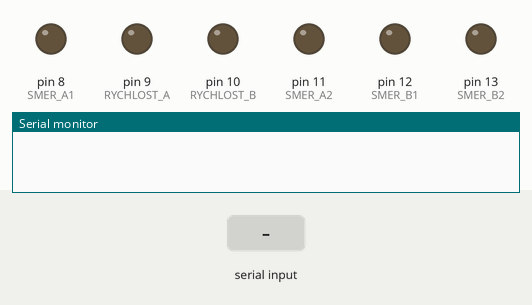
The sketch below on a simulated Arduino Uno, built with avr-gcc and run on an emulated ATmega328P. Shown: output pins drawn as LEDs (lit = HIGH), the last lines printed to the serial monitor. The inputs (shaded band) are chosen by the test bench.

Above: at 1.2 s.
1.3 s: "A" received over Serial
At 2.0 s:
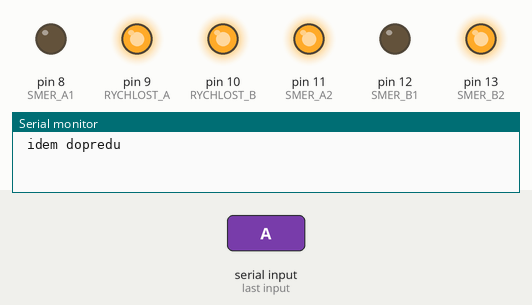
2.8 s: "B" received over Serial
At 3.1 s:
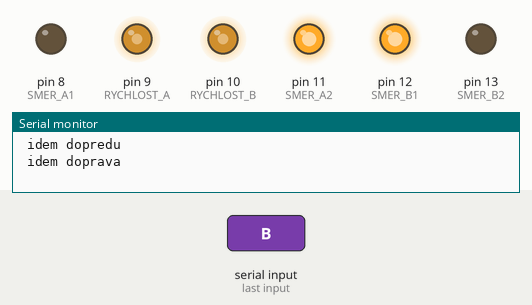
4.3 s: "C" received over Serial
At 5.4 s:
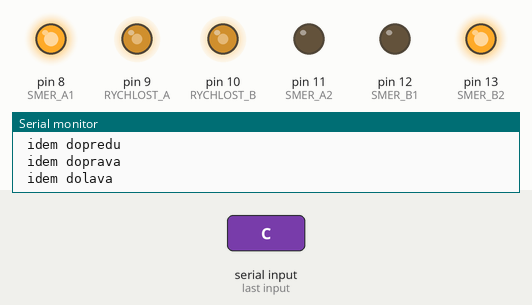
5.8 s: "D" received over Serial
At 6.6 s:
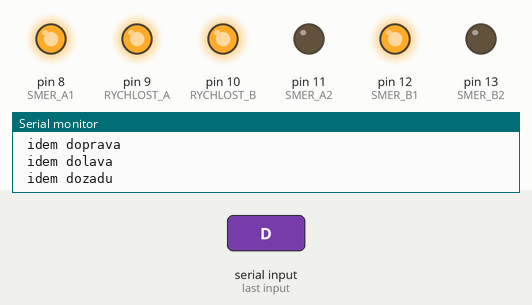
7.3 s: "E" received over Serial
At 7.7 s:
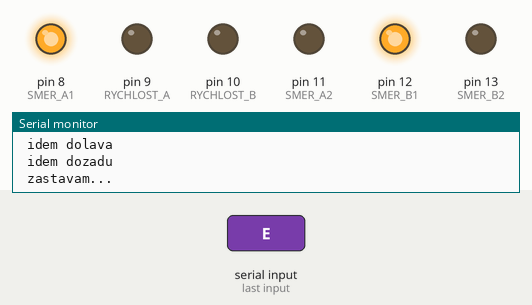
8.8 s: "A" received over Serial
At 10.1 s:
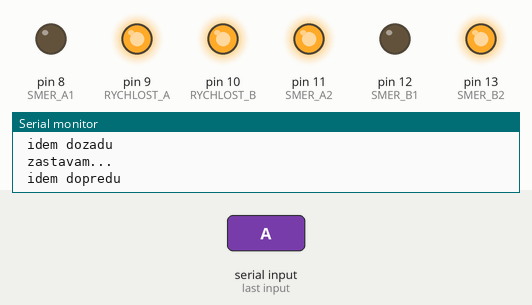
Timing chart, 0 to 11.3 s (numbered marks = the images above; inputs shaded):
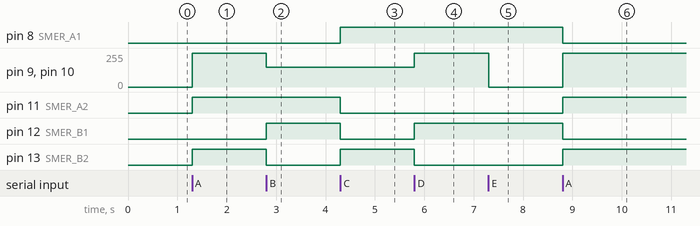

Measured:
- after the input at 1.3 s, pin 9 (RYCHLOST_A), pin 10 (RYCHLOST_B): 0/255 → 255/255 at once; pin 11 (SMER_A2), pin 13 (SMER_B2): LOW → HIGH at once
- after the input at 2.8 s, pin 9 (RYCHLOST_A), pin 10 (RYCHLOST_B): 255/255 → 150/255 at once; pin 12 (SMER_B1): LOW → HIGH at once; pin 13 (SMER_B2): HIGH → LOW at once
- after the input at 4.3 s, pin 8 (SMER_A1), pin 13 (SMER_B2): LOW → HIGH at once; pin 11 (SMER_A2), pin 12 (SMER_B1): HIGH → LOW at once
- after the input at 5.8 s, pin 9 (RYCHLOST_A), pin 10 (RYCHLOST_B): 150/255 → 255/255 at once; pin 12 (SMER_B1): LOW → HIGH at once; pin 13 (SMER_B2): HIGH → LOW at once
- after the input at 7.3 s, pin 9 (RYCHLOST_A), pin 10 (RYCHLOST_B): 255/255 → 0/255 at once
- after the input at 8.8 s, pin 8 (SMER_A1), pin 12 (SMER_B1): HIGH → LOW at once; pin 9 (RYCHLOST_A), pin 10 (RYCHLOST_B): 0/255 → 255/255 at once; pin 11 (SMER_A2), pin 13 (SMER_B2): LOW → HIGH at once

The sketch:

p3_bluetooth_robot.ino
```cpp
int znak;
const int SMER_A1 = 8;
const int SMER_A2 = 11;
const int RYCHLOST_A = 9;
const int SMER_B1 = 12;
const int SMER_B2 = 13;
const int RYCHLOST_B = 10;

void setup() {
 Serial.begin(9600);
 pinMode (SMER_A1, OUTPUT);
 pinMode (SMER_A2, OUTPUT);
 pinMode (RYCHLOST_A, OUTPUT);
 pinMode (SMER_B1, OUTPUT);
 pinMode (SMER_B2, OUTPUT);
 pinMode (RYCHLOST_B, OUTPUT);
}

void loop(){
  if(Serial.available()>0) {znak = Serial.read();}
  switch (znak){
    case 'A': dopredu();
      Serial.println(" idem dopredu"); break;
    case 'B': doprava();
      Serial.println(" idem doprava"); break;
    case 'C': dolava();
      Serial.println(" idem dolava"); break;
    case 'D': dozadu();
      Serial.println(" idem dozadu"); break;
    case 'E': vypniA(), vypniB();
      Serial.println(" zastavam..."); break;

  }
  znak =0;
}
void dopredu() {
  smerA(1);
  smerB(1);
  zapniA();
  zapniB();
}
void dozadu() {
  smerA(0);
  smerB(0);
  zapniA();
  zapniB();
}
void doprava() {
  smerA(1);
  smerB(0);
  zapniA();
  zapniB();
  rychlostA(150);
  rychlostB(150);

}
void dolava() {
  smerA(0);
  smerB(1);
  zapniA();
  zapniB();
  rychlostA(150);
  rychlostB(150);
}
void zastav() {
  vypniA();
  vypniB();
}

void smerA(int vpred) {      // vpred = 1 ak chces ist dopredu, vpred = 0 ak chces ist dozadu
  if (vpred != 0) {
    digitalWrite(SMER_A1, LOW);
    digitalWrite(SMER_A2, HIGH);
  } else {
    digitalWrite(SMER_A1, HIGH);
    digitalWrite(SMER_A2, LOW);
  }
}

void zapniA() {
  digitalWrite(RYCHLOST_A, HIGH);
}

void vypniA() {
  digitalWrite(RYCHLOST_A, LOW);
}

void rychlostA(int kolko) {
  analogWrite(RYCHLOST_A, kolko);
}

void smerB(int vpred) {
  if (vpred != 0) {
    digitalWrite(SMER_B1, LOW);
    digitalWrite(SMER_B2, HIGH);
  } else {
    digitalWrite(SMER_B1, HIGH);
    digitalWrite(SMER_B2, LOW);
  }
}

void zapniB() {
  digitalWrite(RYCHLOST_B, HIGH);
}

void vypniB() {
  digitalWrite(RYCHLOST_B, LOW);
}
void rychlostB(int kolko) {
  analogWrite(RYCHLOST_B, kolko);
}
```
